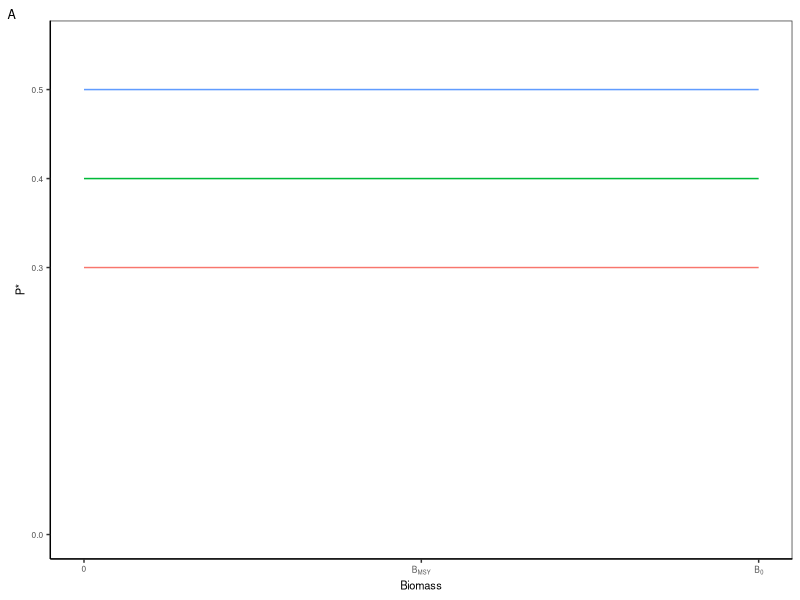
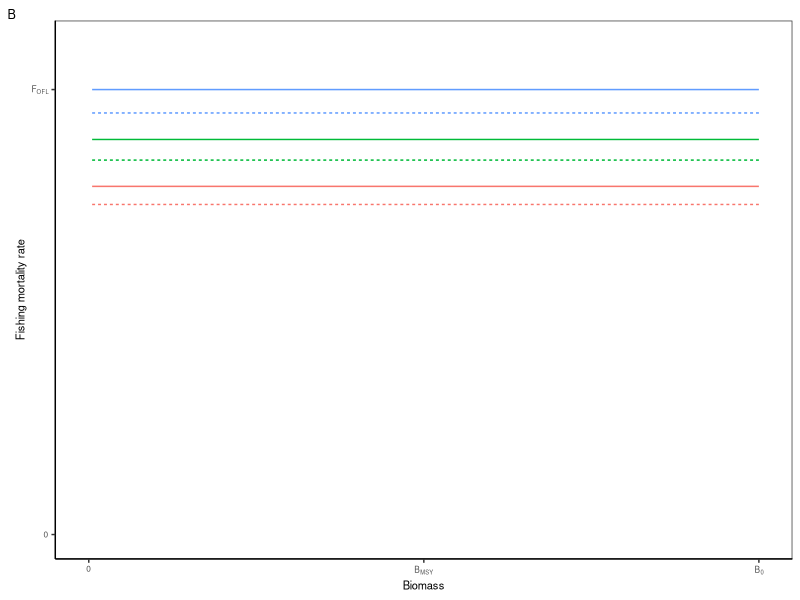
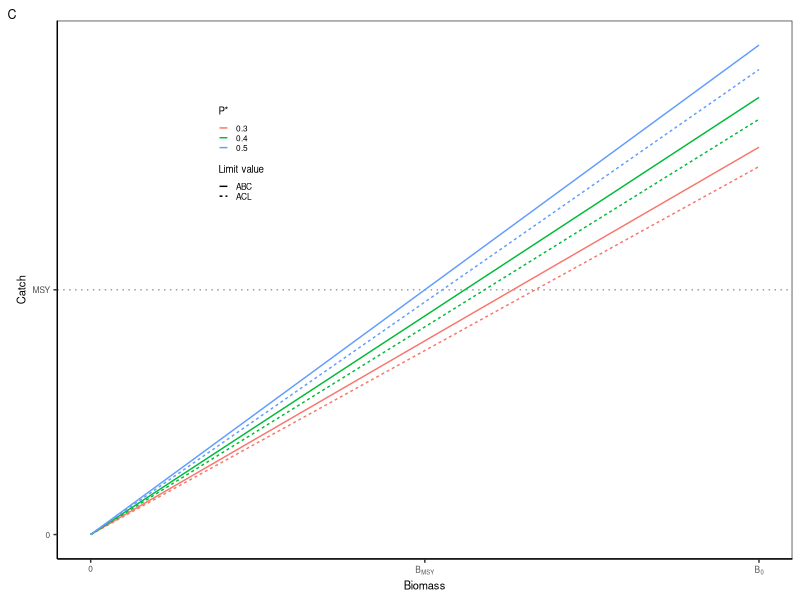
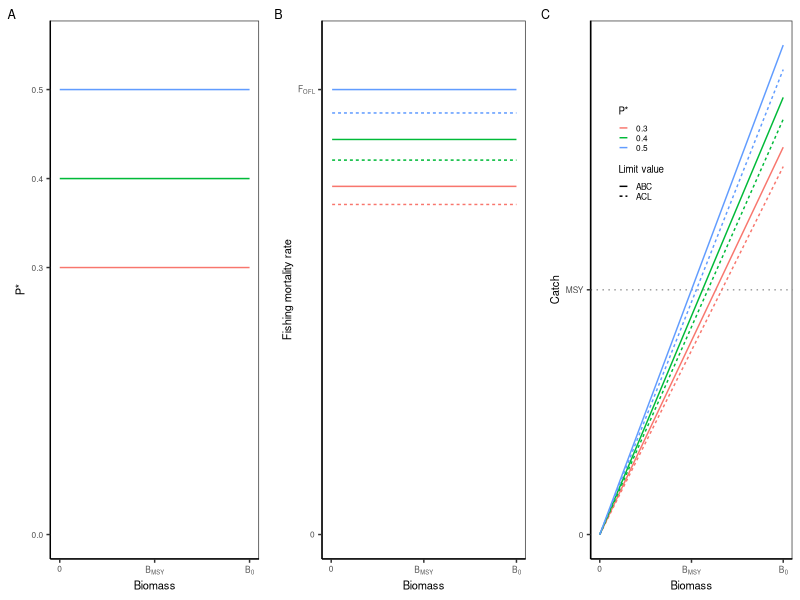

R code for these plots, in order: (Note: this script raises an error after producing the figures.)

# Clear workspace
rm(list = ls())
options(dplyr.summarise.inform=F)

# Setup
################################################################################

# Packages
library(tidyverse)

# Directories
plotdir <- "data/hcrs/figures"
outdir <- "data/hcrs/raw"


# Set parameters
################################################################################

# Parameters
k <- 1
r <- 0.2

# MSY reference points
b_msy <- k/2
u_msy <- r/2
msy <- b_msy*u_msy
f_msy <- -log(1 - u_msy)
u_ofl <- u_msy
f_ofl <- -log(1 - u_ofl)


# Functions
################################################################################

# Calculcate catch
# Test: biomass <- 0.3; pstar <- 0.25; cv <- 0.5
calc_abc <- function(biomass, pstar, cv, u_ofl){

  # Build OFL distribution
  # CV = sqrt(exp(sdlog^2)-1)
  # sdlog = log(CV^2+1)
  # median = exp(meanlog)
  # meanlog = log(median)
  ofl_median <- biomass * u_ofl
  ofl_sdlog <- log(cv^2+1)
  ofl_meanlog <- log(ofl_median)

  # Confirm that you calculated the parameters correctly: specified median = derived median
  all.equal(ofl_median, qlnorm(0.5, meanlog=ofl_meanlog, sdlog=ofl_sdlog))

  # Derive the ABC given the P*
  abc <- qlnorm(pstar, meanlog=ofl_meanlog, sdlog=ofl_sdlog)

  # Return
  return(abc)

}


# Build data
################################################################################

# CVs by tier 1, 2, 3
ofl_cv <- c(0.5, 0.75, 1)
pstars <- c(0.3, 0.4, 0.5)


# Biomass values
b_inc <- 0.005
b_vals <- seq(0, k, b_inc)
nvals <- length(b_vals)

# Build data
data <- expand.grid(biomass=b_vals,
                    pstar=pstars) %>%
  # Add B/BMSY
  mutate(bbmsy=biomass/b_msy) %>%
  # Calculate catch
  rowwise() %>%
  mutate(ofl=biomass*u_ofl,
         abc=calc_abc(biomass=biomass, u_ofl=u_ofl, pstar=pstar, cv=0.75),
         acl=abc*0.95) %>%
  ungroup() %>%
  # Gather
  gather(key="value", value="catch", 4:ncol(.)) %>%
  mutate(value=toupper(value)) %>%
  # Calculate mortality
  mutate(u=catch/biomass,
         f=-log(1 - u))


# Plot data
################################################################################

# My theme
my_theme <- theme(axis.text=element_text(size=6),
                  axis.title=element_text(size=8),
                  legend.text=element_text(size=6),
                  legend.title=element_text(size=7),
                  plot.title = element_text(size=8),
                  plot.tag=element_text(size=9),
                  # Gridlines
                  panel.grid.major = element_blank(),
                  panel.grid.minor = element_blank(),
                  panel.background = element_blank(),
                  axis.line = element_line(colour = "black"),
                  # Legend
                  legend.position = c(0.25, 0.75),
                  legend.key.size = unit(0.25, "cm"),
                  legend.margin = margin(c(-0.1,0,0,0), unit="cm"),
                  legend.background = element_rect(fill=alpha('blue', 0)))

# Plot P*
g1 <- ggplot(data, aes(x=biomass, y=pstar, color=as.character(pstar))) +
  geom_line() +
  # Labels
  labs(x="Biomass", y="P*", tag="A") +
  # Axis
  scale_x_continuous(breaks=c(0, b_msy, k),
                     labels=c("0", expression("B"["MSY"]), expression("B"["0"]))) +
  scale_y_continuous(lim=c(0,0.55), breaks=c(0, 0.3, 0.4, 0.5)) +
  # Theme
  theme_bw() + my_theme +
  theme(legend.position = "none")
g1

# Plot F
g2 <- ggplot(data %>% filter(value!="OFL"), aes(x=biomass, y=f, color=as.character(pstar), linetype=value)) +
  geom_line() +
  # Labels
  labs(x="Biomass", y="Fishing mortality rate", tag="B") +
  # Axis
  scale_x_continuous(breaks=c(0, b_msy, k),
                     labels=c("0", expression("B"["MSY"]), expression("B"["0"]))) +
  scale_y_continuous(lim=c(0, f_ofl*1.1),
                     breaks=c(0, f_ofl),
                     labels=c("0", expression("F"["OFL"]))) +
  # Theme
  theme_bw() + my_theme +
  theme(legend.position = "none")
g2


# Plot catch
g3 <- ggplot(data %>% filter(value!="OFL"), aes(x=biomass, y=catch, color=as.character(pstar), linetype=value)) +
  geom_hline(yintercept=msy, linetype="dotted", color="grey60") +
  geom_line() +
  # Labels
  labs(x="Biomass", y="Catch", tag="C") +
  # Axis
  scale_x_continuous(breaks=c(0, b_msy, k),
                     labels=c("0", expression("B"["MSY"]), expression("B"["0"]))) +
  scale_y_continuous(breaks=c(0, msy), labels=c("0", "MSY")) +
  # Legend
  scale_linetype_discrete("Limit value") +
  scale_color_discrete("P*") +
  # Theme
  theme_bw() + my_theme
g3

# Merge
g <- gridExtra::grid.arrange(g1, g2, g3, nrow=1)
g

# Export
ggsave(g, filename=file.path(plotdir, "figure_hcr_gfmc_all.png"),
       width=6.5, height=2.25, units="in", dpi=600)

